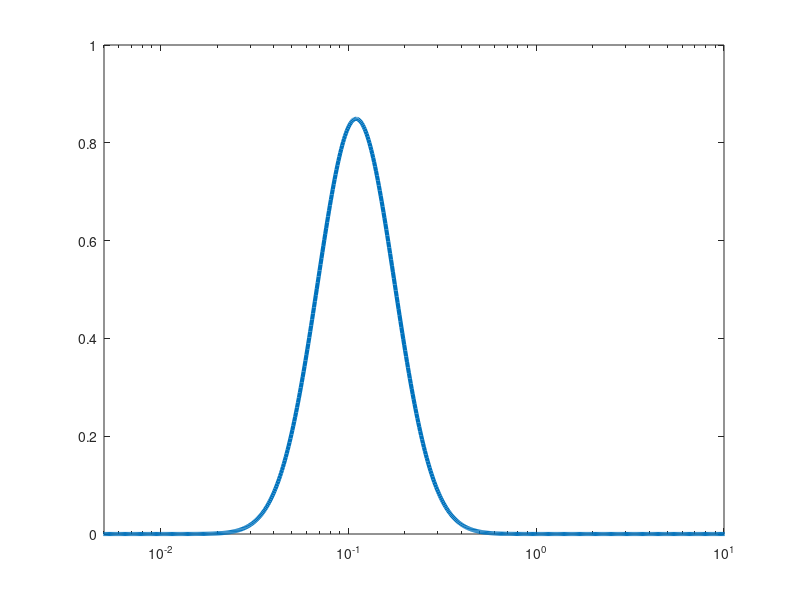

This chart was generated by the following MATLAB code:
rr = logspace(-3,2,1000);
rm = 0.11;
nu_eff=0.247
sigma = sqrt(log(1+nu_eff))
exp(sigma)

a1 = (log(rr/rm)).^2;
a2 = 2*((sigma)^2);

dN_rr = (1/(sqrt(2*pi)*sigma)) * exp(-a1/a2);

close all;
figure(9);
semilogx(rr,dN_rr,'linew',3)
xlim([5e-3 10]);
